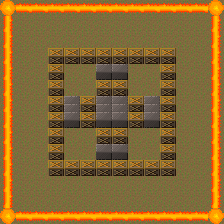

Below is a game level as drawn by its tile map, then a one-line description and the .tmx that defines it (tile-layer data replaced by summaries):
An orthogonal 14x14 tile map with 16x16 px tiles, 3 tile layers (base, walls, crates) and 4 objects.

<map version="1.0" tiledversion="1.1.3" orientation="orthogonal" renderorder="right-down" width="14" height="14" tilewidth="16" tileheight="16" infinite="0" nextobjectid="183">
 <tileset firstgid="1" source="../textures/bomb_party_v4.tsx" />
 <layer name="base" width="14" height="14">
  <data>[196 cells, 196 non-empty, 1 distinct tile ids]</data>
 </layer>
 <layer name="walls" width="14" height="14">
  <properties>
   <property name="entity_factory" value="WallFactory" />
  </properties>
  <data>[196 cells, 64 non-empty, 5 distinct tile ids]</data>
 </layer>
 <layer name="crates" width="14" height="14">
  <properties>
   <property name="entity_factory" value="CrateFactory" />
  </properties>
  <data>[196 cells, 36 non-empty, 1 distinct tile ids]</data>
 </layer>
 <objectgroup name="spawns">
  <object id="178" x="87.6889" y="88.1965">
   <properties>
    <property name="spawnpoint" type="bool" value="true" />
   </properties>
   <point />
  </object>
  <object id="181" x="136.889" y="89.0373">
   <properties>
    <property name="spawnpoint" type="bool" value="true" />
   </properties>
   <point />
  </object>
  <object id="179" x="89.1889" y="137.562">
   <properties>
    <property name="spawnpoint" type="bool" value="true" />
   </properties>
   <point />
  </object>
  <object id="180" x="137.214" y="138.411">
   <properties>
    <property name="spawnpoint" type="bool" value="true" />
   </properties>
   <point />
  </object>
 </objectgroup>
</map>